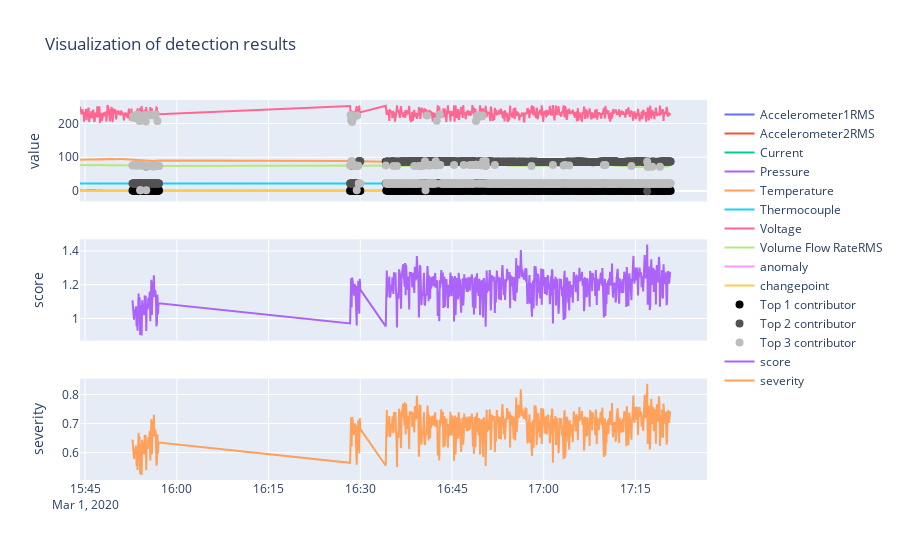

Notebook code cell kept with this figure:
### Markdown cell above
Plot all the series and mark out the anomalies

### Code cell
import numpy as np
from plotly.subplots import make_subplots

fig = make_subplots(rows=3, cols=1, shared_xaxes=True)
colors = [px.colors.sequential.Greys[-1], px.colors.sequential.Greys[-3], px.colors.sequential.Greys[-6]]
for v in test_df.columns:
    if v == "datetime":
        continue
    fig.add_trace(go.Scatter(x=test_df.index, y=test_df[v], 
                             mode='lines',
                             name=v),
                  row=1, col=1)
for i in range(num_contributors):
    fig.add_trace(go.Scatter(x=anomolous_timestamps, y=top_values[f"top_{i}"],
                             mode="markers", name=f"Top {i+1} contributor",
                             marker=dict(
                                color=colors[i],
                                size=8,
                            )),
                  row=1, col=1)
fig.add_trace(go.Scatter(x=test_df.index, y=scores,
                         mode='lines',
                         name='score'),
              row=2, col=1)
fig.add_trace(go.Scatter(x=test_df.index, y=sev,
                         mode='lines', name='severity'),
              row=3, col=1)
fig.update_layout(
    title_text="Visualization of detection results"
)
fig.update_yaxes(title_text="value", row=1, col=1)
fig.update_yaxes(title_text="score", row=2, col=1)
fig.update_yaxes(title_text="severity", row=3, col=1)
fig.show()

### Figure 1 — Plotly figure (JSON) as saved in the notebook; plotly's stock layout.template omitted (floating-point values rounded to 4 significant figures; data arrays with more than 128 entries replaced by an {"elided": "..."} marker saying what was removed)
{"data": [{"mode": "lines", "name": "Accelerometer1RMS", "type": "scatter", "x": {"elided": "696 str values"}, "xaxis": "x", "y": {"elided": "696 float values"}, "yaxis": "y"}, {"mode": "lines", "name": "Accelerometer2RMS", "type": "scatter", "x": {"elided": "696 str values"}, "xaxis": "x", "y": {"elided": "696 float values"}, "yaxis": "y"}, {"mode": "lines", "name": "Current", "type": "scatter", "x": {"elided": "696 str values"}, "xaxis": "x", "y": {"elided": "696 float values"}, "yaxis": "y"}, {"mode": "lines", "name": "Pressure", "type": "scatter", "x": {"elided": "696 str values"}, "xaxis": "x", "y": {"elided": "696 float values"}, "yaxis": "y"}, {"mode": "lines", "name": "Temperature", "type": "scatter", "x": {"elided": "696 str values"}, "xaxis": "x", "y": {"elided": "696 float values"}, "yaxis": "y"}, {"mode": "lines", "name": "Thermocouple", "type": "scatter", "x": {"elided": "696 str values"}, "xaxis": "x", "y": {"elided": "696 float values"}, "yaxis": "y"}, {"mode": "lines", "name": "Voltage", "type": "scatter", "x": {"elided": "696 str values"}, "xaxis": "x", "y": {"elided": "696 float values"}, "yaxis": "y"}, {"mode": "lines", "name": "Volume Flow RateRMS", "type": "scatter", "x": {"elided": "696 str values"}, "xaxis": "x", "y": {"elided": "696 float values"}, "yaxis": "y"}, {"mode": "lines", "name": "anomaly", "type": "scatter", "x": {"elided": "696 str values"}, "xaxis": "x", "y": {"elided": "696 int values"}, "yaxis": "y"}, {"mode": "lines", "name": "changepoint", "type": "scatter", "x": {"elided": "696 str values"}, "xaxis": "x", "y": {"elided": "696 int values"}, "yaxis": "y"}, {"marker": {"color": "rgb(0,0,0)", "size": 8}, "mode": "markers", "name": "Top 1 contributor", "type": "scatter", "x": {"elided": "597 str values"}, "xaxis": "x", "y": {"elided": "597 float values"}, "yaxis": "y"}, {"marker": {"color": "rgb(82,82,82)", "size": 8}, "mode": "markers", "name": "Top 2 contributor", "type": "scatter", "x": {"elided": "597 str values"}, "xaxis": "x", "y": {"elided": "597 float values"}, "yaxis": "y"}, {"marker": {"color": "rgb(189,189,189)", "size": 8}, "mode": "markers", "name": "Top 3 contributor", "type": "scatter", "x": {"elided": "597 str values"}, "xaxis": "x", "y": {"elided": "597 float values"}, "yaxis": "y"}, {"mode": "lines", "name": "score", "type": "scatter", "x": {"elided": "696 str values"}, "xaxis": "x2", "y": {"elided": "696 float values"}, "yaxis": "y2"}, {"mode": "lines", "name": "severity", "type": "scatter", "x": {"elided": "696 str values"}, "xaxis": "x3", "y": {"elided": "696 float values"}, "yaxis": "y3"}], "layout": {"title": {"text": "Visualization of detection results"}, "xaxis": {"anchor": "y", "domain": [0, 1], "matches": "x3", "showticklabels": false}, "xaxis2": {"anchor": "y2", "domain": [0, 1], "matches": "x3", "showticklabels": false}, "xaxis3": {"anchor": "y3", "domain": [0, 1]}, "yaxis": {"anchor": "x", "domain": [0.7333, 1], "title": {"text": "value"}}, "yaxis2": {"anchor": "x2", "domain": [0.3667, 0.6333], "title": {"text": "score"}}, "yaxis3": {"anchor": "x3", "domain": [0, 0.2667], "title": {"text": "severity"}}}}
